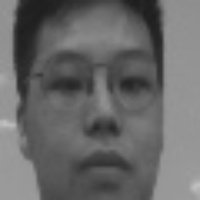
#> input picture face-database/zhili_2.jpg, 200 x 200 px, given in place of the camera
$ jupyter execute --allow-errors facial-recognition.ipynb   (text cells are left out)
#> lines starting #> are read from the running program, lines starting #| are printed output that depends on the picture; after the words box and inside, x2 and y2 are one past the last pixel; in counts of white or black regions, pixels touching at a corner belong together
#> further down, frame is the input picture: shape (200, 200, 3); min 29, max 193, mean 104.5
[cell 1]
# Import opencv
import cv2

[cell 2]
def facial_recognition():
    # face recognition

    #Computes the PCA of the face
    faceTestPCA = pca.transform(face.reshape(1, -1))
    pred = clf.predict(faceTestPCA)

    print(names[pred[0]])

    cv2.putText(img, str(names[pred[0]]), (x+5,y-5), font, 1, (255,255,255) , 2)

def face_detect(img,face_cascade):
    # Convert into grayscale
    gray = cv2.cvtColor(img, cv2.COLOR_BGR2GRAY)

    # Documentation: https://realpython.com/face-recognition-with-python/
    # https://www.bogotobogo.com/python/ONo pet or pet is dead. Use /start <name> to create a new pet!
    # OpenCV_Python/python_opencv3_Image_Object_Detection_Face_Detection_Haar_Cascade_Classifiers.php
    # Pre-trained weights: https://github.com/opencv/opencv/tree/master/data/haarcascades

    # Detect faces # detection algorithm uses a moving window to detect objects
    faces = face_cascade.detectMultiScale(gray,
                                            scaleFactor=1.1, # Since some faces may be closer to the camera, they would appear bigger than the faces in the back. The scale factor compensates for this.
                                            minNeighbors=4 #minNeighbors defines how many objects are detected near the current one before it declares the face found
                                            #minSize=(30, 30), #minSize, meanwhile, gives the size of each window.
                                            )
#> faces = [[17, 16, 167, 167]]
    # Draw rectangle around the faces
    for (x, y, w, h) in faces:
        #draw rectangles where face is detected
        cv2.rectangle(img, (x, y), (x+w, y+h), (255, 0, 0), 2)

        #Extracts the face from grayimg, resizes and flattens
        face = gray[y:y + h_f, x:x + w_f]
        face = cv2.resize(face, (200,200))
        face = face.ravel()
#> this loop made 1 pass
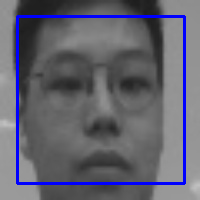
#> img: shape (200, 200, 3); 5% of pixels changed, all inside (x1, y1, x2, y2) = (16, 15, 186, 185)

    return img, faces

[cell 3]
import cv2
import numpy as np
from PIL import Image
import os

# Load the cascade
face_cascade = cv2.CascadeClassifier('haarcascade_frontalface_default.xml')

# Open a sample video available in sample-videos
video = cv2.VideoCapture(0)
width  = video.get(cv2.CAP_PROP_FRAME_WIDTH)   # float
height = video.get(cv2.CAP_PROP_FRAME_HEIGHT)
fps = video.get(cv2.CAP_PROP_FPS)

# [8 lines of commented-out code are left out]

prediction_count = 0

#> (the rest of this cell did not finish here and is left out)


$ run again, on face-database/zhili_3.jpg
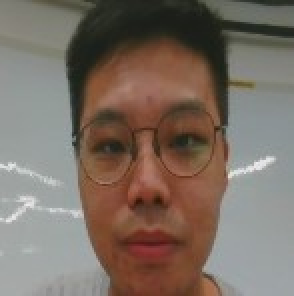
#> input picture face-database/zhili_3.jpg, 147 x 148 px, given in place of the camera (shown 2 times larger)
#> frame is the input picture: shape (148, 147, 3); mean B, G, R 100, 110.3, 123.8
#> in face_detect, `gray = cv2.cvtColor(img, cv2.COLOR_BGR2GRAY)`:
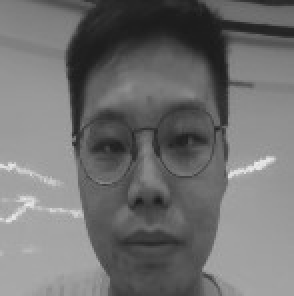
#> gray: shape (148, 147) (shown 2 times larger); min 25, max 236, mean 113.2
#> faces = [[24, 32, 100, 100]]
#> the loop in face_detect, `for (x, y, w, h) in faces:` made 1 pass
#> after the loop in face_detect, `for (x, y, w, h) in faces:`:
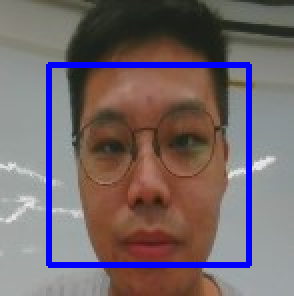
#> img: shape (148, 147, 3) (shown 2 times larger); 5.5% of pixels changed, all inside (x1, y1, x2, y2) = (23, 31, 126, 134)
